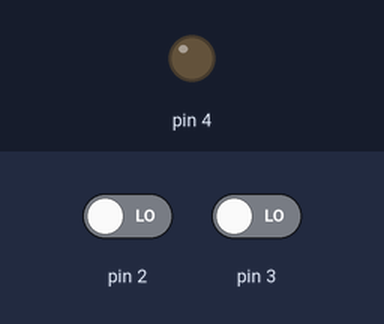
The sketch below on a simulated Arduino Uno, built with avr-gcc and run on an emulated ATmega328P. On the bench: output pins drawn as LEDs (lit = HIGH). The inputs (shaded band) are chosen by the test bench; at power-on: pin 2 LOW, pin 3 LOW.

Above: at 1.2 s.
1.3 s: pin 2 driven HIGH
At 1.6 s:
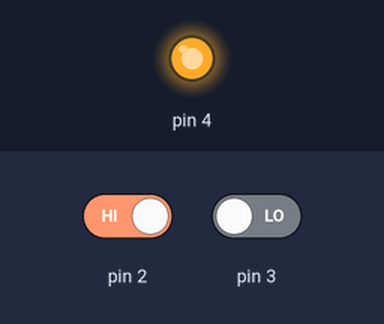
2.8 s: pin 2 driven LOW
At 4.0 s:
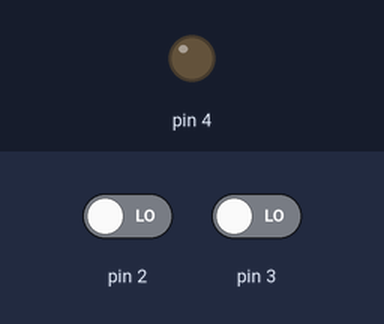
4.3 s: pin 3 driven HIGH
At 5.1 s:
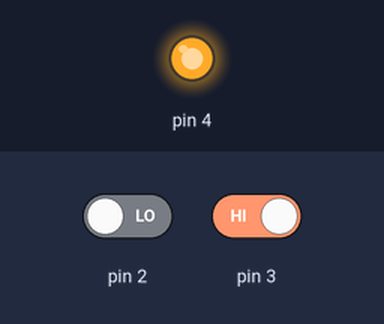
Timing chart, 0 to 7.3 s (numbered marks = the images above; inputs shaded):
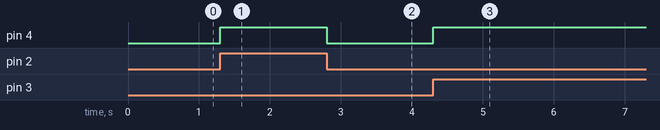

Measured:
- after the input at 1.3 s, pin 4: LOW → HIGH at once
- after the input at 2.8 s, pin 4: HIGH → LOW at once
- after the input at 4.3 s, pin 4: LOW → HIGH at once

The sketch:

vjezba3.ino
```cpp
void setup() {
  // put your setup code here, to run once:
  pinMode(2, INPUT);
  pinMode(3, INPUT);
  pinMode(4, OUTPUT);
}

void loop() {
  // put your main code here, to run repeatedly:
  if(digitalRead(2) or digitalRead(3)){
    digitalWrite(4, HIGH);
  }
  else{
    digitalWrite(4, LOW);
  }

}
```
